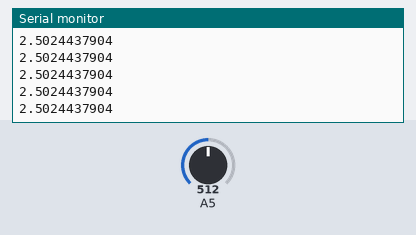
Recording of a sketch running on a simulated Arduino Uno, built with avr-gcc and run on an emulated ATmega328P. Parts: the last lines printed to the serial monitor. The test bench sets the inputs (shaded band); at power-on: A5 = 512.

Above: at 1.2 s.
1.3 s: A5 set to 716
At 1.32 s:
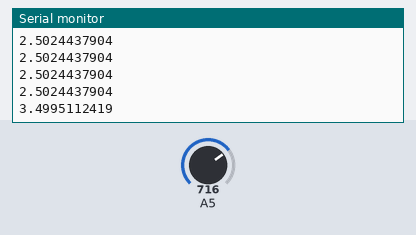
2.8 s: A5 set to 900
At 2.84 s:
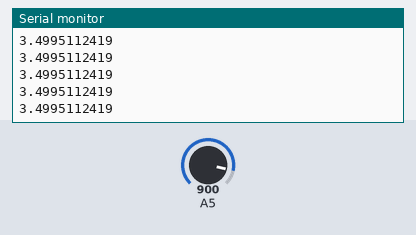
Timing chart, 0 to 5.8 s (numbered marks = the images above; inputs shaded):
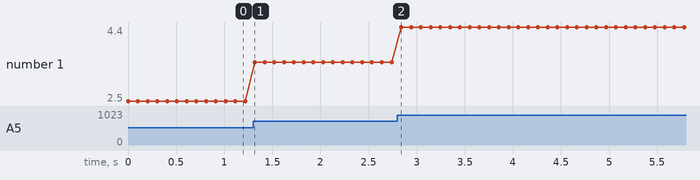

Measured:
- after the input at 1.3 s, the serial monitor: prints a new line at once (image 1)
- plotted number 1: 2.5 → 3.5 after the input at 1.3 s, 3.5 → 4.4 after the input at 2.8 s

The sketch:

MQ4.ino
```cpp
float sensorValue;

void setup()
{
  Serial.begin(9600);      // sets the serial port to 9600
}

void loop()
{
  sensorValue = analogRead(A5);       // read analog input pin 0
//  Serial.println(5*sensorValue/1024, DEC);  // prints the value read
  Serial.println(5*sensorValue/1023,DEC);
  delay(100);                        // wait 100ms for next reading
}
```
